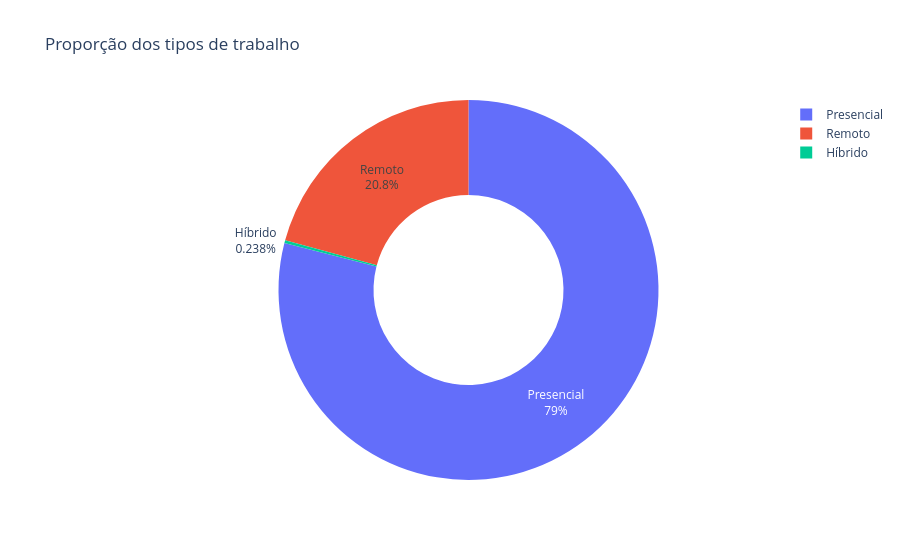

The notebook cell this image was saved under:
### Code cell
fig.update_traces(textinfo='percent+label')

fig.show()

### Figure 1 — Plotly figure (JSON) as saved in the notebook; plotly's stock layout.template omitted (floating-point values rounded to 4 significant figures)
{"data": [{"domain": {"x": [0, 1], "y": [0, 1]}, "hole": 0.5, "hovertemplate": "tipo_trabalho=%{label}<br>quantidade=%{value}<extra></extra>", "labels": ["Presencial", "Remoto", "Híbrido"], "legendgroup": "", "name": "", "showlegend": true, "textinfo": "percent+label", "type": "pie", "values": [105305, 27716, 318]}], "layout": {"legend": {"tracegroupgap": 0}, "title": {"text": "Proporção dos tipos de trabalho"}}}
